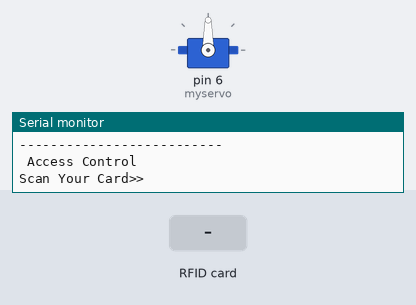
A sketch run on a simulated Arduino Uno, built with avr-gcc and run on an emulated ATmega328P. Parts: servo, the last lines printed to the serial monitor. The inputs (shaded band) are chosen by the test bench.

Above: at 1.2 s.
1.3 s: RFID card 36 96 DE 32 held to the reader
At 2.1 s:
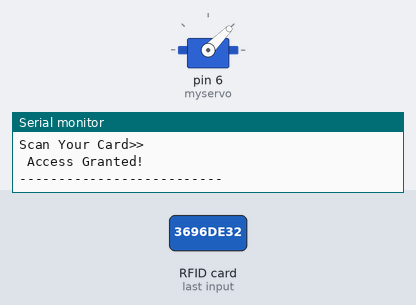
At 2.9 s:
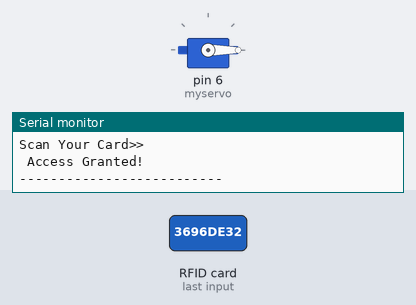
3.8 s: RFID card 5E 7A 19 C4 held to the reader
Timing chart, 0 to 6.8 s (numbered marks = the images above; inputs shaded):
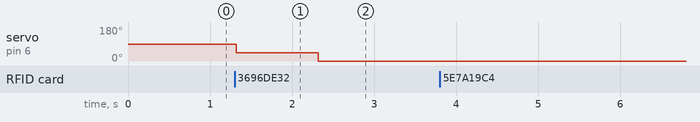

The sketch:

RF_ID_Servo.ino
```cpp
/************************************************************************************
 * Created By: Tauseef Ahmad
 * Created On: December 31, 2021
 *
 * Tutorial: https://youtu.be/pdBrvLGH0PE
 *
 * ****************************************************************************
 * Download Resources
 * ****************************************************************************
 *  Download RFID library:
 *  https://github.com/miguelbalboa/rfid
 **********************************************************************************/

//MMMMMMMMMMMMMMMMMMMMMMMMMMMMMMMMMMMMMMMMMMMMMMMMMMMM
#include <SPI.h>
#include <MFRC522.h>
#include <Servo.h>
Servo myservo;

//MMMMMMMMMMMMMMMMMMMMMMMMMMMMMMMMMMMMMMMMMMMMMMMMMMMM
#define SS_PIN 10
#define RST_PIN 9
//MMMMMMMMMMMMMMMMMMMMMMMMMMMMMMMMMMMMMMMMMMMMMMMMMMMM
byte readCard[4];
String MasterTag = "3696DE32";
String tagID = "";
//MMMMMMMMMMMMMMMMMMMMMMMMMMMMMMMMMMMMMMMMMMMMMMMMMMMM
// Create instances
MFRC522 mfrc522(SS_PIN, RST_PIN);
//MMMMMMMMMMMMMMMMMMMMMMMMMMMMMMMMMMMMMMMMMMMMMMMMMMMM


/**********************************************************************************************
 * setup() function
**********************************************************************************************/
void setup()
{
  //MMMMMMMMMMMMMMMMMMMMMMMMMMMMMMMMMMMMMMMMMMMMMMMMMMMM
  Serial.begin(9600);
  myservo.attach(6);
  SPI.begin();
  //MMMMMMMMMMMMMMMMMMMMMMMMMMMMMMMMMMMMMMMMMMMMMMMMMMMM
  mfrc522.PCD_Init();
  delay(4);
  //Show details of PCD - MFRC522 Card Reader
  mfrc522.PCD_DumpVersionToSerial();
  //MMMMMMMMMMMMMMMMMMMMMMMMMMMMMMMMMMMMMMMMMMMMMMMMMMMM
  Serial.println("--------------------------");
  Serial.println(" Access Control ");
  Serial.println("Scan Your Card>>");
  //MMMMMMMMMMMMMMMMMMMMMMMMMMMMMMMMMMMMMMMMMMMMMMMMMMMM
}


/**********************************************************************************************
 * loop() function
**********************************************************************************************/
void loop()
{
  //----------------------------------------------------------------------
  //Wait until new tag is available
  while (getID()) {
    //MMMMMMMMMMMMMMMMMMMMMMMMMMMMMMMMMMMMMMMMMMMMMMMMMMMM
    if (tagID == MasterTag){
      Serial.println(" Access Granted!");
      Serial.println("--------------------------");
      myservo.write(45);
      delay(1000);
      myservo.write(0);
       //You can write any code here like, opening doors,
       //switching ON a relay, lighting up an LED etc...
    }
    //MMMMMMMMMMMMMMMMMMMMMMMMMMMMMMMMMMMMMMMMMMMMMMMMMMMM
    else{
      Serial.println(" Access Denied!");
      Serial.println("--------------------------");
    }
    //MMMMMMMMMMMMMMMMMMMMMMMMMMMMMMMMMMMMMMMMMMMMMMMMMMMM
    delay(2000);
    Serial.println(" Access Control ");
    Serial.println("Scan Your Card>>");
  }
  //----------------------------------------------------------------------
}


/**********************************************************************************************
 * getID() function
 * Read new tag if available
**********************************************************************************************/
boolean getID()
{
  //MMMMMMMMMMMMMMMMMMMMMMMMMMMMMMMMMMMMMMMMMMMMMMMMMMMM
  // Getting ready for Reading PICCs
  //If a new PICC placed to RFID reader continue
  if ( ! mfrc522.PICC_IsNewCardPresent()) {
    return false;
  }
  //MMMMMMMMMMMMMMMMMMMMMMMMMMMMMMMMMMMMMMMMMMMMMMMMMMMM
  //Since a PICC placed get Serial and continue
  if ( ! mfrc522.PICC_ReadCardSerial()) {
  return false;
  }
  //MMMMMMMMMMMMMMMMMMMMMMMMMMMMMMMMMMMMMMMMMMMMMMMMMMMM
  tagID = "";
  // The MIFARE PICCs that we use have 4 byte UID
  for ( uint8_t i = 0; i < 4; i++) {
  //readCard[i] = mfrc522.uid.uidByte[i];
  // Adds the 4 bytes in a single String variable
  tagID.concat(String(mfrc522.uid.uidByte[i], HEX));
  }
  //MMMMMMMMMMMMMMMMMMMMMMMMMMMMMMMMMMMMMMMMMMMMMMMMMMMM
  tagID.toUpperCase();
  mfrc522.PICC_HaltA(); // Stop reading
  return true;
  //MMMMMMMMMMMMMMMMMMMMMMMMMMMMMMMMMMMMMMMMMMMMMMMMMMMM
}
```

Measured:
- after the input at 1.3 s, servo on pin 6 (myservo): 90° → 45° at once, → 0° 1.0 s later
